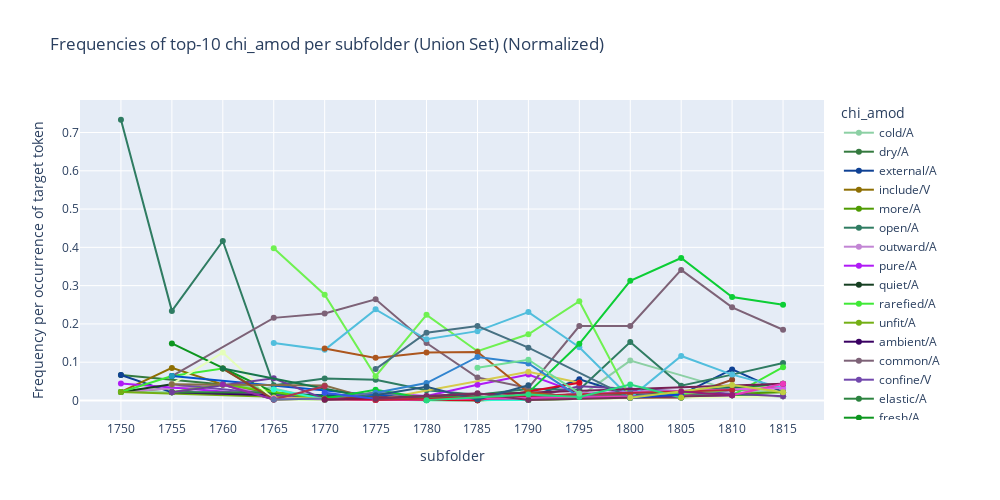

Notebook code cell kept with this figure:
### Code cell
# Bar chart (absolute freq)
plot_freq_top_union_sfillers_by_period(slot_df_path, 
                              slot_type=slot_type,
                              top_n=10,
                              normalized=True, # Normalised or Raw count
                              time_col='subfolder',
                              )

### Figure 1 — Plotly figure (JSON) as saved in the notebook; plotly's stock layout.template omitted (floating-point values rounded to 4 significant figures)
{"data": [{"hovertemplate": "chi_amod=cold/A<br>subfolder=%{x}<br>Frequency per occurrence of target token=%{y}<extra></extra>", "legendgroup": "cold/A", "line": {"color": "#8cd0a4", "dash": "solid"}, "marker": {"symbol": "circle"}, "mode": "lines+markers", "name": "cold/A", "orientation": "v", "showlegend": true, "type": "scatter", "x": [1750, 1755, 1760, 1765, 1770, 1775, 1780, 1785, 1790, 1795, 1800, 1810, 1815], "xaxis": "x", "y": [0.02222, 0.02128, 0.04167, 0.03158, 0.001695, 0.01236, 0.002884, 0.003743, 0.003628, 0.009259, 0.1042, 0.02703, 0.02174], "yaxis": "y"}, {"hovertemplate": "chi_amod=dry/A<br>subfolder=%{x}<br>Frequency per occurrence of target token=%{y}<extra></extra>", "legendgroup": "dry/A", "line": {"color": "#347a3f", "dash": "solid"}, "marker": {"symbol": "circle"}, "mode": "lines+markers", "name": "dry/A", "orientation": "v", "showlegend": true, "type": "scatter", "x": [1750, 1760, 1765, 1770, 1775, 1780, 1785, 1790, 1795, 1800, 1805, 1810], "xaxis": "x", "y": [0.06667, 0.04167, 0.002632, 0.005085, 0.02009, 0.00173, 0.003743, 0.002418, 0.009259, 0.02083, 0.007752, 0.01351], "yaxis": "y"}, {"hovertemplate": "chi_amod=external/A<br>subfolder=%{x}<br>Frequency per occurrence of target token=%{y}<extra></extra>", "legendgroup": "external/A", "line": {"color": "#0f4194", "dash": "solid"}, "marker": {"symbol": "circle"}, "mode": "lines+markers", "name": "external/A", "orientation": "v", "showlegend": true, "type": "scatter", "x": [1750, 1755, 1765, 1770, 1775, 1780, 1785, 1790, 1795, 1800, 1805, 1810, 1815], "xaxis": "x", "y": [0.06667, 0.02128, 0.01842, 0.01356, 0.01546, 0.008074, 0.007485, 0.007255, 0.05556, 0.01389, 0.0155, 0.08108, 0.02174], "yaxis": "y"}, {"hovertemplate": "chi_amod=include/V<br>subfolder=%{x}<br>Frequency per occurrence of target token=%{y}<extra></extra>", "legendgroup": "include/V", "line": {"color": "#8e6f03", "dash": "solid"}, "marker": {"symbol": "circle"}, "mode": "lines+markers", "name": "include/V", "orientation": "v", "showlegend": true, "type": "scatter", "x": [1750, 1755, 1760, 1765, 1775, 1780, 1815], "xaxis": "x", "y": [0.02222, 0.08511, 0.04167, 0.01579, 0.001546, 0.001153, 0.03261], "yaxis": "y"}, {"hovertemplate": "chi_amod=more/A<br>subfolder=%{x}<br>Frequency per occurrence of target token=%{y}<extra></extra>", "legendgroup": "more/A", "line": {"color": "#4f9b02", "dash": "solid"}, "marker": {"symbol": "circle"}, "mode": "lines+markers", "name": "more/A", "orientation": "v", "showlegend": true, "type": "scatter", "x": [1750, 1760, 1765, 1770, 1775, 1780, 1785, 1790, 1815], "xaxis": "x", "y": [0.02222, 0.04167, 0.01579, 0.005085, 0.006182, 0.009227, 0.008234, 0.001209, 0.02174], "yaxis": "y"}, {"hovertemplate": "chi_amod=open/A<br>subfolder=%{x}<br>Frequency per occurrence of target token=%{y}<extra></extra>", "legendgroup": "open/A", "line": {"color": "#2f7c62", "dash": "solid"}, "marker": {"symbol": "circle"}, "mode": "lines+markers", "name": "open/A", "orientation": "v", "showlegend": true, "type": "scatter", "x": [1750, 1755, 1760, 1765, 1770, 1775, 1780, 1785, 1790, 1795, 1800, 1805, 1810, 1815], "xaxis": "x", "y": [0.7333, 0.234, 0.4167, 0.03947, 0.05763, 0.0541, 0.02653, 0.01497, 0.03023, 0.02778, 0.1528, 0.03876, 0.06757, 0.09783], "yaxis": "y"}, {"hovertemplate": "chi_amod=outward/A<br>subfolder=%{x}<br>Frequency per occurrence of target token=%{y}<extra></extra>", "legendgroup": "outward/A", "line": {"color": "#c285d4", "dash": "solid"}, "marker": {"symbol": "circle"}, "mode": "lines+markers", "name": "outward/A", "orientation": "v", "showlegend": true, "type": "scatter", "x": [1750, 1760, 1765, 1770, 1775], "xaxis": "x", "y": [0.02222, 0.04167, 0.01053, 0.001695, 0.003091], "yaxis": "y"}, {"hovertemplate": "chi_amod=pure/A<br>subfolder=%{x}<br>Frequency per occurrence of target token=%{y}<extra></extra>", "legendgroup": "pure/A", "line": {"color": "#b01af6", "dash": "solid"}, "marker": {"symbol": "circle"}, "mode": "lines+markers", "name": "pure/A", "orientation": "v", "showlegend": true, "type": "scatter", "x": [1750, 1765, 1770, 1775, 1780, 1785, 1790, 1795, 1800, 1805, 1810], "xaxis": "x", "y": [0.04444, 0.01316, 0.00678, 0.01855, 0.01153, 0.04117, 0.06771, 0.01852, 0.006944, 0.007752, 0.02703], "yaxis": "y"}, {"hovertemplate": "chi_amod=quiet/A<br>subfolder=%{x}<br>Frequency per occurrence of target token=%{y}<extra></extra>", "legendgroup": "quiet/A", "line": {"color": "#163f22", "dash": "solid"}, "marker": {"symbol": "circle"}, "mode": "lines+markers", "name": "quiet/A", "orientation": "v", "showlegend": true, "type": "scatter", "x": [1750, 1755], "xaxis": "x", "y": [0.02222, 0.04255], "yaxis": "y"}, {"hovertemplate": "chi_amod=rarefied/A<br>subfolder=%{x}<br>Frequency per occurrence of target token=%{y}<extra></extra>", "legendgroup": "rarefied/A", "line": {"color": "#3fe936", "dash": "solid"}, "marker": {"symbol": "circle"}, "mode": "lines+markers", "name": "rarefied/A", "orientation": "v", "showlegend": true, "type": "scatter", "x": [1750, 1755, 1760, 1765, 1770, 1775, 1785, 1800, 1810, 1815], "xaxis": "x", "y": [0.02222, 0.06383, 0.08333, 0.005263, 0.001695, 0.001546, 0.0007485, 0.02083, 0.01351, 0.08696], "yaxis": "y"}, {"hovertemplate": "chi_amod=unfit/A<br>subfolder=%{x}<br>Frequency per occurrence of target token=%{y}<extra></extra>", "legendgroup": "unfit/A", "line": {"color": "#74af15", "dash": "solid"}, "marker": {"symbol": "circle"}, "mode": "lines+markers", "name": "unfit/A", "orientation": "v", "showlegend": true, "type": "scatter", "x": [1750, 1775], "xaxis": "x", "y": [0.02222, 0.001546], "yaxis": "y"}, {"hovertemplate": "chi_amod=ambient/A<br>subfolder=%{x}<br>Frequency per occurrence of target token=%{y}<extra></extra>", "legendgroup": "ambient/A", "line": {"color": "#390062", "dash": "solid"}, "marker": {"symbol": "circle"}, "mode": "lines+markers", "name": "ambient/A", "orientation": "v", "showlegend": true, "type": "scatter", "x": [1755, 1780, 1800, 1815], "xaxis": "x", "y": [0.02128, 0.001153, 0.02083, 0.01087], "yaxis": "y"}, {"hovertemplate": "chi_amod=common/A<br>subfolder=%{x}<br>Frequency per occurrence of target token=%{y}<extra></extra>", "legendgroup": "common/A", "line": {"color": "#7d6277", "dash": "solid"}, "marker": {"symbol": "circle"}, "mode": "lines+markers", "name": "common/A", "orientation": "v", "showlegend": true, "type": "scatter", "x": [1755, 1765, 1770, 1775, 1780, 1785, 1790, 1795, 1800, 1805, 1810, 1815], "xaxis": "x", "y": [0.06383, 0.2158, 0.2271, 0.2643, 0.1499, 0.05988, 0.03265, 0.1944, 0.1944, 0.3411, 0.2432, 0.1848], "yaxis": "y"}, {"hovertemplate": "chi_amod=confine/V<br>subfolder=%{x}<br>Frequency per occurrence of target token=%{y}<extra></extra>", "legendgroup": "confine/V", "line": {"color": "#7248ad", "dash": "solid"}, "marker": {"symbol": "circle"}, "mode": "lines+markers", "name": "confine/V", "orientation": "v", "showlegend": true, "type": "scatter", "x": [1755, 1770, 1775, 1785, 1795, 1800, 1805], "xaxis": "x", "y": [0.04255, 0.00339, 0.006182, 0.0007485, 0.009259, 0.02778, 0.007752], "yaxis": "y"}, {"hovertemplate": "chi_amod=elastic/A<br>subfolder=%{x}<br>Frequency per occurrence of target token=%{y}<extra></extra>", "legendgroup": "elastic/A", "line": {"color": "#2c833f", "dash": "solid"}, "marker": {"symbol": "circle"}, "mode": "lines+markers", "name": "elastic/A", "orientation": "v", "showlegend": true, "type": "scatter", "x": [1755, 1765, 1770, 1775, 1780], "xaxis": "x", "y": [0.02128, 0.02105, 0.001695, 0.006182, 0.0005767], "yaxis": "y"}, {"hovertemplate": "chi_amod=fresh/A<br>subfolder=%{x}<br>Frequency per occurrence of target token=%{y}<extra></extra>", "legendgroup": "fresh/A", "line": {"color": "#0d961f", "dash": "solid"}, "marker": {"symbol": "circle"}, "mode": "lines+markers", "name": "fresh/A", "orientation": "v", "showlegend": true, "type": "scatter", "x": [1755, 1765, 1770, 1775, 1780, 1785, 1790, 1800, 1805, 1810, 1815], "xaxis": "x", "y": [0.1489, 0.02105, 0.01017, 0.006182, 0.002307, 0.001497, 0.001209, 0.006944, 0.0155, 0.01351, 0.01087], "yaxis": "y"}, {"hovertemplate": "chi_amod=heat/V<br>subfolder=%{x}<br>Frequency per occurrence of target token=%{y}<extra></extra>", "legendgroup": "heat/V", "line": {"color": "#65ce0c", "dash": "solid"}, "marker": {"symbol": "circle"}, "mode": "lines+markers", "name": "heat/V", "orientation": "v", "showlegend": true, "type": "scatter", "x": [1755, 1760, 1770, 1775, 1785, 1790, 1800, 1815], "xaxis": "x", "y": [0.02128, 0.04167, 0.00339, 0.01082, 0.0007485, 0.002418, 0.006944, 0.04348], "yaxis": "y"}, {"hovertemplate": "chi_amod=hot/A<br>subfolder=%{x}<br>Frequency per occurrence of target token=%{y}<extra></extra>", "legendgroup": "hot/A", "line": {"color": "#e5feba", "dash": "solid"}, "marker": {"symbol": "circle"}, "mode": "lines+markers", "name": "hot/A", "orientation": "v", "showlegend": true, "type": "scatter", "x": [1755, 1760, 1765, 1770, 1775, 1780, 1785, 1790, 1815], "xaxis": "x", "y": [0.04255, 0.125, 0.002632, 0.001695, 0.004637, 0.0005767, 0.0007485, 0.002418, 0.01087], "yaxis": "y"}, {"hovertemplate": "chi_amod=incumbent/A<br>subfolder=%{x}<br>Frequency per occurrence of target token=%{y}<extra></extra>", "legendgroup": "incumbent/A", "line": {"color": "#0353ce", "dash": "solid"}, "marker": {"symbol": "circle"}, "mode": "lines+markers", "name": "incumbent/A", "orientation": "v", "showlegend": true, "type": "scatter", "x": [1755, 1780, 1785], "xaxis": "x", "y": [0.06383, 0.001153, 0.001497], "yaxis": "y"}, {"hovertemplate": "chi_amod=much/A<br>subfolder=%{x}<br>Frequency per occurrence of target token=%{y}<extra></extra>", "legendgroup": "much/A", "line": {"color": "#6e3d9a", "dash": "solid"}, "marker": {"symbol": "circle"}, "mode": "lines+markers", "name": "much/A", "orientation": "v", "showlegend": true, "type": "scatter", "x": [1755, 1765, 1770, 1775, 1780, 1785, 1790, 1795, 1815], "xaxis": "x", "y": [0.02128, 0.05789, 0.00339, 0.007728, 0.004614, 0.008982, 0.006046, 0.03704, 0.01087], "yaxis": "y"}, {"hovertemplate": "chi_amod=putrid/A<br>subfolder=%{x}<br>Frequency per occurrence of target token=%{y}<extra></extra>", "legendgroup": "putrid/A", "line": {"color": "#876f47", "dash": "solid"}, "marker": {"symbol": "circle"}, "mode": "lines+markers", "name": "putrid/A", "orientation": "v", "showlegend": true, "type": "scatter", "x": [1755, 1770, 1775], "xaxis": "x", "y": [0.04255, 0.03898, 0.001546], "yaxis": "y"}, {"hovertemplate": "chi_amod=subjacent/A<br>subfolder=%{x}<br>Frequency per occurrence of target token=%{y}<extra></extra>", "legendgroup": "subjacent/A", "line": {"color": "#239cbb", "dash": "solid"}, "marker": {"symbol": "circle"}, "mode": "lines+markers", "name": "subjacent/A", "orientation": "v", "showlegend": true, "type": "scatter", "x": [1755], "xaxis": "x", "y": [0.06383], "yaxis": "y"}, {"hovertemplate": "chi_amod=moist/A<br>subfolder=%{x}<br>Frequency per occurrence of target token=%{y}<extra></extra>", "legendgroup": "moist/A", "line": {"color": "#8e4527", "dash": "solid"}, "marker": {"symbol": "circle"}, "mode": "lines+markers", "name": "moist/A", "orientation": "v", "showlegend": true, "type": "scatter", "x": [1760, 1765, 1770, 1775, 1780, 1785, 1790, 1805, 1810], "xaxis": "x", "y": [0.08333, 0.002632, 0.005085, 0.009274, 0.00173, 0.00524, 0.007255, 0.007752, 0.05405], "yaxis": "y"}, {"hovertemplate": "chi_amod=surround/V<br>subfolder=%{x}<br>Frequency per occurrence of target token=%{y}<extra></extra>", "legendgroup": "surround/V", "line": {"color": "#17764b", "dash": "solid"}, "marker": {"symbol": "circle"}, "mode": "lines+markers", "name": "surround/V", "orientation": "v", "showlegend": true, "type": "scatter", "x": [1760, 1775, 1780, 1785, 1790, 1795, 1800, 1815], "xaxis": "x", "y": [0.08333, 0.004637, 0.001153, 0.0007485, 0.003628, 0.01852, 0.01389, 0.04348], "yaxis": "y"}, {"hovertemplate": "chi_amod=vaporous/A<br>subfolder=%{x}<br>Frequency per occurrence of target token=%{y}<extra></extra>", "legendgroup": "vaporous/A", "line": {"color": "#942aa8", "dash": "solid"}, "marker": {"symbol": "circle"}, "mode": "lines+markers", "name": "vaporous/A", "orientation": "v", "showlegend": true, "type": "scatter", "x": [1760, 1765], "xaxis": "x", "y": [0.04167, 0.002632], "yaxis": "y"}, {"hovertemplate": "chi_amod=factitious/A<br>subfolder=%{x}<br>Frequency per occurrence of target token=%{y}<extra></extra>", "legendgroup": "factitious/A", "line": {"color": "#2ff8d2", "dash": "solid"}, "marker": {"symbol": "circle"}, "mode": "lines+markers", "name": "factitious/A", "orientation": "v", "showlegend": true, "type": "scatter", "x": [1765, 1770, 1780, 1790], "xaxis": "x", "y": [0.02895, 0.00339, 0.0005767, 0.001209], "yaxis": "y"}, {"hovertemplate": "chi_amod=fix/V<br>subfolder=%{x}<br>Frequency per occurrence of target token=%{y}<extra></extra>", "legendgroup": "fix/V", "line": {"color": "#6ff151", "dash": "solid"}, "marker": {"symbol": "circle"}, "mode": "lines+markers", "name": "fix/V", "orientation": "v", "showlegend": true, "type": "scatter", "x": [1765, 1770, 1775, 1780, 1785, 1790, 1795, 1800, 1810], "xaxis": "x", "y": [0.3974, 0.2763, 0.06337, 0.2238, 0.1287, 0.1729, 0.2593, 0.006944, 0.02703], "yaxis": "y"}, {"hovertemplate": "chi_amod=heavy/A<br>subfolder=%{x}<br>Frequency per occurrence of target token=%{y}<extra></extra>", "legendgroup": "heavy/A", "line": {"color": "#d6cb4d", "dash": "solid"}, "marker": {"symbol": "circle"}, "mode": "lines+markers", "name": "heavy/A", "orientation": "v", "showlegend": true, "type": "scatter", "x": [1765, 1775, 1790, 1795], "xaxis": "x", "y": [0.007895, 0.001546, 0.07497, 0.0463], "yaxis": "y"}, {"hovertemplate": "chi_amod=inflammable/A<br>subfolder=%{x}<br>Frequency per occurrence of target token=%{y}<extra></extra>", "legendgroup": "inflammable/A", "line": {"color": "#51bedd", "dash": "solid"}, "marker": {"symbol": "circle"}, "mode": "lines+markers", "name": "inflammable/A", "orientation": "v", "showlegend": true, "type": "scatter", "x": [1765, 1770, 1775, 1780, 1785, 1790, 1795, 1800, 1805, 1810, 1815], "xaxis": "x", "y": [0.15, 0.1322, 0.238, 0.1597, 0.1811, 0.231, 0.1389, 0.006944, 0.1163, 0.06757, 0.03261], "yaxis": "y"}, {"hovertemplate": "chi_amod=little/A<br>subfolder=%{x}<br>Frequency per occurrence of target token=%{y}<extra></extra>", "legendgroup": "little/A", "line": {"color": "#d860ea", "dash": "solid"}, "marker": {"symbol": "circle"}, "mode": "lines+markers", "name": "little/A", "orientation": "v", "showlegend": true, "type": "scatter", "x": [1765, 1770, 1775, 1780, 1785, 1790, 1795, 1815], "xaxis": "x", "y": [0.005263, 0.00339, 0.001546, 0.004614, 0.005988, 0.004837, 0.01852, 0.03261], "yaxis": "y"}, {"hovertemplate": "chi_amod=mephitic/A<br>subfolder=%{x}<br>Frequency per occurrence of target token=%{y}<extra></extra>", "legendgroup": "mephitic/A", "line": {"color": "#ae3550", "dash": "solid"}, "marker": {"symbol": "circle"}, "mode": "lines+markers", "name": "mephitic/A", "orientation": "v", "showlegend": true, "type": "scatter", "x": [1765, 1770], "xaxis": "x", "y": [0.002632, 0.03729], "yaxis": "y"}, {"hovertemplate": "chi_amod=same/A<br>subfolder=%{x}<br>Frequency per occurrence of target token=%{y}<extra></extra>", "legendgroup": "same/A", "line": {"color": "#6273a6", "dash": "solid"}, "marker": {"symbol": "circle"}, "mode": "lines+markers", "name": "same/A", "orientation": "v", "showlegend": true, "type": "scatter", "x": [1765, 1770, 1775, 1780, 1785, 1790, 1800, 1805], "xaxis": "x", "y": [0.002632, 0.005085, 0.02009, 0.008074, 0.002994, 0.006046, 0.02083, 0.007752], "yaxis": "y"}, {"hovertemplate": "chi_amod=atmospherical/A<br>subfolder=%{x}<br>Frequency per occurrence of target token=%{y}<extra></extra>", "legendgroup": "atmospherical/A", "line": {"color": "#0cce35", "dash": "solid"}, "marker": {"symbol": "circle"}, "mode": "lines+markers", "name": "atmospherical/A", "orientation": "v", "showlegend": true, "type": "scatter", "x": [1770, 1775, 1780, 1785, 1790, 1795, 1800, 1805, 1810, 1815], "xaxis": "x", "y": [0.005085, 0.02782, 0.00519, 0.01647, 0.02056, 0.1481, 0.3125, 0.3721, 0.2703, 0.25], "yaxis": "y"}, {"hovertemplate": "chi_amod=electrify/V<br>subfolder=%{x}<br>Frequency per occurrence of target token=%{y}<extra></extra>", "legendgroup": "electrify/V", "line": {"color": "#d80623", "dash": "solid"}, "marker": {"symbol": "circle"}, "mode": "lines+markers", "name": "electrify/V", "orientation": "v", "showlegend": true, "type": "scatter", "x": [1770, 1785, 1795], "xaxis": "x", "y": [0.00339, 0.0007485, 0.0463], "yaxis": "y"}, {"hovertemplate": "chi_amod=foul/A<br>subfolder=%{x}<br>Frequency per occurrence of target token=%{y}<extra></extra>", "legendgroup": "foul/A", "line": {"color": "#771f54", "dash": "solid"}, "marker": {"symbol": "circle"}, "mode": "lines+markers", "name": "foul/A", "orientation": "v", "showlegend": true, "type": "scatter", "x": [1770, 1815], "xaxis": "x", "y": [0.001695, 0.04348], "yaxis": "y"}, {"hovertemplate": "chi_amod=nitrous/A<br>subfolder=%{x}<br>Frequency per occurrence of target token=%{y}<extra></extra>", "legendgroup": "nitrous/A", "line": {"color": "#ac561e", "dash": "solid"}, "marker": {"symbol": "circle"}, "mode": "lines+markers", "name": "nitrous/A", "orientation": "v", "showlegend": true, "type": "scatter", "x": [1770, 1775, 1780, 1785, 1790, 1795, 1800], "xaxis": "x", "y": [0.1356, 0.1113, 0.1251, 0.1265, 0.02056, 0.009259, 0.01389], "yaxis": "y"}, {"hovertemplate": "chi_amod=noxious/A<br>subfolder=%{x}<br>Frequency per occurrence of target token=%{y}<extra></extra>", "legendgroup": "noxious/A", "line": {"color": "#3454e7", "dash": "solid"}, "marker": {"symbol": "circle"}, "mode": "lines+markers", "name": "noxious/A", "orientation": "v", "showlegend": true, "type": "scatter", "x": [1770, 1775], "xaxis": "x", "y": [0.02034, 0.004637], "yaxis": "y"}, {"hovertemplate": "chi_amod=dephlogisticated/A<br>subfolder=%{x}<br>Frequency per occurrence of target token=%{y}<extra></extra>", "legendgroup": "dephlogisticated/A", "line": {"color": "#477183", "dash": "solid"}, "marker": {"symbol": "circle"}, "mode": "lines+markers", "name": "dephlogisticated/A", "orientation": "v", "showlegend": true, "type": "scatter", "x": [1775, 1780, 1785, 1790, 1800], "xaxis": "x", "y": [0.08192, 0.177, 0.1946, 0.1378, 0.006944], "yaxis": "y"}, {"hovertemplate": "chi_amod=phlogisticated/A<br>subfolder=%{x}<br>Frequency per occurrence of target token=%{y}<extra></extra>", "legendgroup": "phlogisticated/A", "line": {"color": "#3184cf", "dash": "solid"}, "marker": {"symbol": "circle"}, "mode": "lines+markers", "name": "phlogisticated/A", "orientation": "v", "showlegend": true, "type": "scatter", "x": [1775, 1780, 1785, 1790, 1795, 1810], "xaxis": "x", "y": [0.02009, 0.04556, 0.1138, 0.09674, 0.009259, 0.01351], "yaxis": "y"}, {"hovertemplate": "chi_amod=rare/A<br>subfolder=%{x}<br>Frequency per occurrence of target token=%{y}<extra></extra>", "legendgroup": "rare/A", "line": {"color": "#eb39bc", "dash": "solid"}, "marker": {"symbol": "circle"}, "mode": "lines+markers", "name": "rare/A", "orientation": "v", "showlegend": true, "type": "scatter", "x": [1775, 1810, 1815], "xaxis": "x", "y": [0.001546, 0.01351, 0.04348], "yaxis": "y"}, {"hovertemplate": "chi_amod=respirable/A<br>subfolder=%{x}<br>Frequency per occurrence of target token=%{y}<extra></extra>", "legendgroup": "respirable/A", "line": {"color": "#28587f", "dash": "solid"}, "marker": {"symbol": "circle"}, "mode": "lines+markers", "name": "respirable/A", "orientation": "v", "showlegend": true, "type": "scatter", "x": [1775, 1780, 1785, 1790], "xaxis": "x", "y": [0.01391, 0.03576, 0.002246, 0.0399], "yaxis": "y"}, {"hovertemplate": "chi_amod=respired/A<br>subfolder=%{x}<br>Frequency per occurrence of target token=%{y}<extra></extra>", "legendgroup": "respired/A", "line": {"color": "#b92839", "dash": "solid"}, "marker": {"symbol": "circle"}, "mode": "lines+markers", "name": "respired/A", "orientation": "v", "showlegend": true, "type": "scatter", "x": [1775, 1810], "xaxis": "x", "y": [0.001546, 0.02703], "yaxis": "y"}, {"hovertemplate": "chi_amod=vitriolic/A<br>subfolder=%{x}<br>Frequency per occurrence of target token=%{y}<extra></extra>", "legendgroup": "vitriolic/A", "line": {"color": "#77305d", "dash": "solid"}, "marker": {"symbol": "circle"}, "mode": "lines+markers", "name": "vitriolic/A", "orientation": "v", "showlegend": true, "type": "scatter", "x": [1775, 1780, 1785, 1790, 1810], "xaxis": "x", "y": [0.004637, 0.01153, 0.01871, 0.001209, 0.01351], "yaxis": "y"}, {"hovertemplate": "chi_amod=vital/A<br>subfolder=%{x}<br>Frequency per occurrence of target token=%{y}<extra></extra>", "legendgroup": "vital/A", "line": {"color": "#28da7e", "dash": "solid"}, "marker": {"symbol": "circle"}, "mode": "lines+markers", "name": "vital/A", "orientation": "v", "showlegend": true, "type": "scatter", "x": [1780, 1790, 1795, 1800, 1805], "xaxis": "x", "y": [0.0005767, 0.01572, 0.009259, 0.04167, 0.007752], "yaxis": "y"}, {"hovertemplate": "chi_amod=hepatic/A<br>subfolder=%{x}<br>Frequency per occurrence of target token=%{y}<extra></extra>", "legendgroup": "hepatic/A", "line": {"color": "#70dd97", "dash": "solid"}, "marker": {"symbol": "circle"}, "mode": "lines+markers", "name": "hepatic/A", "orientation": "v", "showlegend": true, "type": "scatter", "x": [1785, 1790, 1795], "xaxis": "x", "y": [0.08533, 0.1064, 0.01852], "yaxis": "y"}, {"hovertemplate": "chi_amod=expired/A<br>subfolder=%{x}<br>Frequency per occurrence of target token=%{y}<extra></extra>", "legendgroup": "expired/A", "line": {"color": "#1045d1", "dash": "solid"}, "marker": {"symbol": "circle"}, "mode": "lines+markers", "name": "expired/A", "orientation": "v", "showlegend": true, "type": "scatter", "x": [1800, 1805], "xaxis": "x", "y": [0.006944, 0.0155], "yaxis": "y"}, {"hovertemplate": "chi_amod=residual/A<br>subfolder=%{x}<br>Frequency per occurrence of target token=%{y}<extra></extra>", "legendgroup": "residual/A", "line": {"color": "#c1cf42", "dash": "solid"}, "marker": {"symbol": "circle"}, "mode": "lines+markers", "name": "residual/A", "orientation": "v", "showlegend": true, "type": "scatter", "x": [1800, 1805, 1810, 1815], "xaxis": "x", "y": [0.006944, 0.02326, 0.04054, 0.02174], "yaxis": "y"}, {"hovertemplate": "chi_amod=previous/A<br>subfolder=%{x}<br>Frequency per occurrence of target token=%{y}<extra></extra>", "legendgroup": "previous/A", "line": {"color": "#b7cc25", "dash": "solid"}, "marker": {"symbol": "circle"}, "mode": "lines+markers", "name": "previous/A", "orientation": "v", "showlegend": true, "type": "scatter", "x": [1805], "xaxis": "x", "y": [0.007752], "yaxis": "y"}, {"hovertemplate": "chi_amod=respire/V<br>subfolder=%{x}<br>Frequency per occurrence of target token=%{y}<extra></extra>", "legendgroup": "respire/V", "line": {"color": "#961b76", "dash": "solid"}, "marker": {"symbol": "circle"}, "mode": "lines+markers", "name": "respire/V", "orientation": "v", "showlegend": true, "type": "scatter", "x": [1805, 1810], "xaxis": "x", "y": [0.02326, 0.01351], "yaxis": "y"}], "layout": {"height": 500, "hovermode": "x unified", "legend": {"title": {"text": "chi_amod"}, "tracegroupgap": 0}, "title": {"text": "Frequencies of top-10 chi_amod per subfolder (Union Set) (Normalized)"}, "width": 1000, "xaxis": {"anchor": "y", "domain": [0, 1], "tickmode": "array", "ticktext": [1750, 1755, 1760, 1765, 1770, 1775, 1780, 1785, 1790, 1795, 1800, 1805, 1810, 1815], "tickvals": [1750, 1755, 1760, 1765, 1770, 1775, 1780, 1785, 1790, 1795, 1800, 1805, 1810, 1815], "title": {"text": "subfolder"}}, "yaxis": {"anchor": "x", "domain": [0, 1], "title": {"text": "Frequency per occurrence of target token"}}}}
